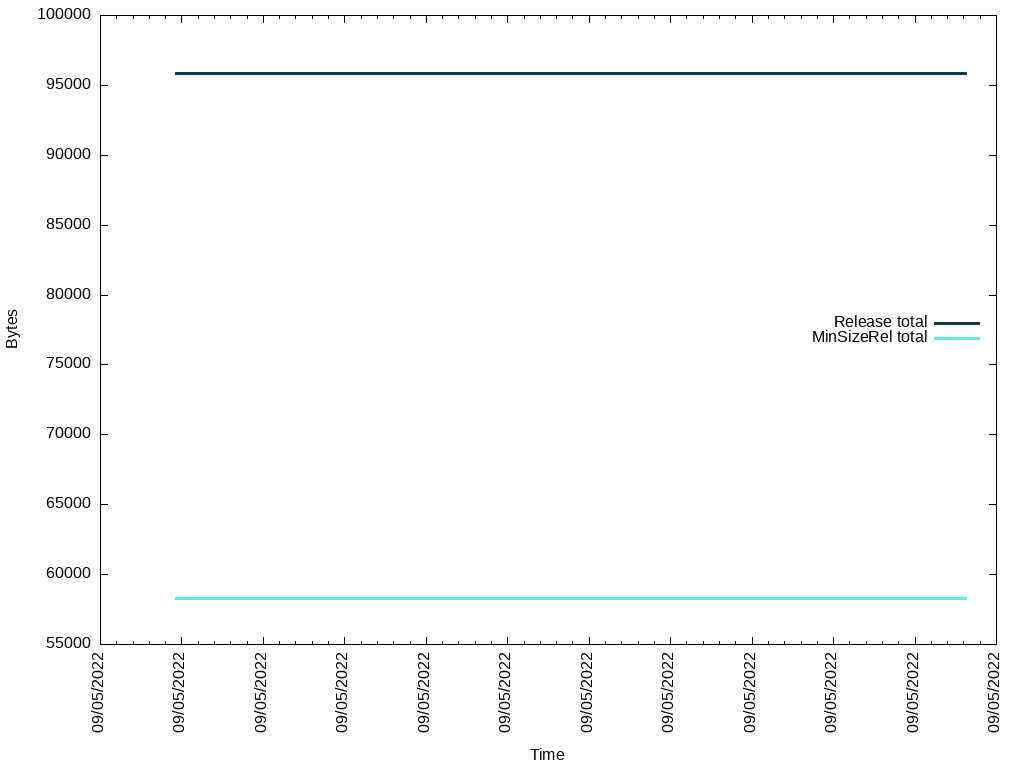

The script that saved this image:
set term png
set terminal png size 1024,768

set datafile separator ','

set key autotitle columnhead # use the first line as title
set ylabel "Bytes" # label for the Y axis
set xlabel 'Time' # label for the X axis
set style line 100 lt 4 lc rgb "grey" lw 0.5 

set xdata time # tells gnuplot the x axis is time data
set timefmt "%s" # specify our time string format
set format x "%m/%d/%Y"

set style line 101 lw 1 lt rgb "#0b3954" # style for targetValue (1) (pink)
set style line 102 lw 1 lt rgb "#61e8e1" # style for measuredValue (2) (light blue)
set style line 103 lw 1 lt rgb "#ff6663" # style for secondYAxisValue (3) (limegreen)
set style line 104 lw 1 lt rgb "#e0ff4f" # style for secondYAxisValue (3) (limegreen)
set style line 105 lw 1 lt rgb "#a288e3" # style for secondYAxisValue (3) (limegreen)

set xtics rotate # rotate labels on the x axis
set key right center # legend placement

set output "binarySize.png"
plot "benchmark.csv" using 11:4 with lines ls 101, '' using 11:9 with lines ls 102

set output "compilationTime.png"
set ylabel "Seconds" 
plot "benchmark.csv" using 11:5 with lines ls 103, '' using 11:10 with lines ls 104

set output "realTime.png"
set ylabel "Ir" 
plot "benchmark.csv" using 11:14 with lines ls 101, '' using 11:15 with lines ls 105
